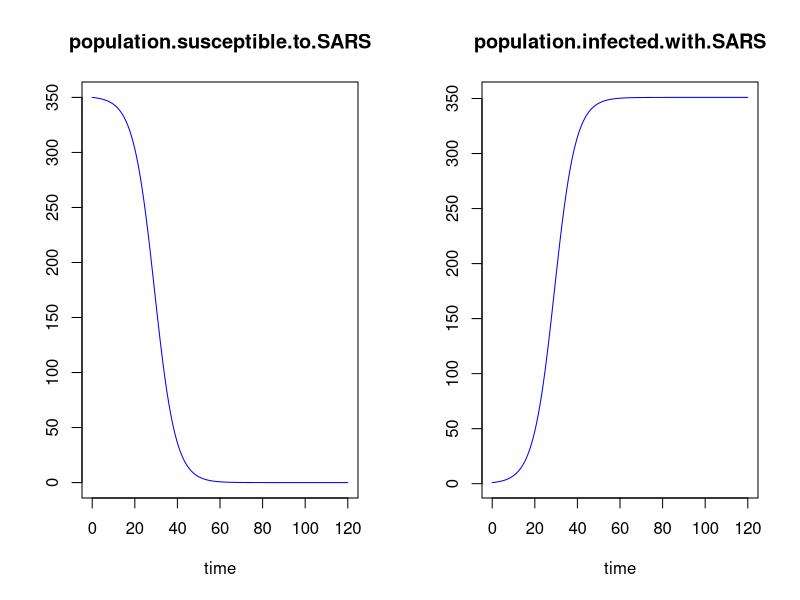

This figure's R source:
#### Tutorial ####

#Paso1: cargar la librería "deSolve"empleando la función library
library("deSolve")

sars.epidemic <- function(t,state,parameters) {
  #La segunda línea indica la forma en la que se deben
  #arreglar los valores una vez que se integra numéricamente el modelo,
  with(as.list(c(state,parameters)),{
    #después de esta instrucción el modelo dinámico es especificado:
    
    #Endogenous auxiliary variables
    #The probability of contact with infected person
    # is equal to the ration of the stock of population infected to the Total Population
    Probability.of.Contact.with.Infected.Person<- population.infected.with.SARS/Total.Population #[1] dimmensionless
    #The susceptible contacts are equal to the stock of
    #population susceptible to SARS by the contact frequency
    Susceptible.Contacts <- population.susceptible.to.SARS*Contact.frequency #people/day
    #The contacts between infected and uninfected people
    #are determinedby the pool of susceptible contacts
    #and by the probability of contacting an infected person
    Contacts.between.Infected.and.Uninfected.People<- Susceptible.Contacts*
      Probability.of.Contact.with.Infected.Person #people/day
    
    #Flow variables
    #The infection rate is determined by the total number of contacts
    #between infected and uninfected people each day and
    #the probability that each such contact results in transmission
    #from the infected to uninfected person (denoted infectivity)
    Infection.Rate <- Contacts.between.Infected.and.Uninfected.People*Infectivity #People/day
    
    #State (stock) variables
    
    #The Population Susceptible to SARS is the equal to the population susceptible
    #prior to the onset of the disease less all of those that have contracted it.
    #It is initialized to the Total Population,
    #which assumes that all individuals are initially susceptible
    #(no prior natural or vaccine-conferred immunity)
    dpopulation.susceptible.to.SARS <- (-1)*Infection.Rate #Stock units: People
    
    #The population infected with SARS is equal to the population
    #initially infected with the VIRUS plus those who have contracted it
    dpopulation.infected.with.SARS <- Infection.Rate #Stock units: People
    
    #la última línea indica que variables se imprimen como resultado de la integración
    #nota: es importante asegurarse que todas las variables de estado estén listadas
    # en esta línea
    list(c(dpopulation.susceptible.to.SARS,dpopulation.infected.with.SARS))
  })
}

#Paso 2:
# Especificación de parametros, condiciones iniciales,
# período de análisis y método de integración

#la siguiente línea crea un vector con los valores de los parámetros del modelo
parameters<- c(Infectivity = 0.1,    #[1] dimmensionless
               Contact.frequency=2,  # people/day
               Total.Population=350) # people

#la siguiente línea crea un vector con los valores de las condiciones iniciales de cada variable de estado
InitialConditions <- c(population.susceptible.to.SARS = 350,
                       population.infected.with.SARS = 1)

#la siguiente línea crea un vector con la secuencia de tiempo para la cuál será simulado el modelo
times <- seq(0, #initial time, #days
             120, #end time, #days
             0.25) #time.step, #days

#como paso final elegimos un método de integración del modelo
intg.method <- c("rk4") #existen muchos métodos disponibles, en este ejemplo
#el método elegido es Runge-Kutta de Órden 4

# Resuelve numéricamente el modelo, corre el modelo

out <- ode(y = InitialConditions,
           times = times,
           func = sars.epidemic,
           parms = parameters,
           method = intg.method)

#Analiza gráficamente los resultados
plot(out,col = c("blue"), main = c("population.susceptible.to.SARS", "population.infected.with.SARS"),
     mfrow = c(1,2))
